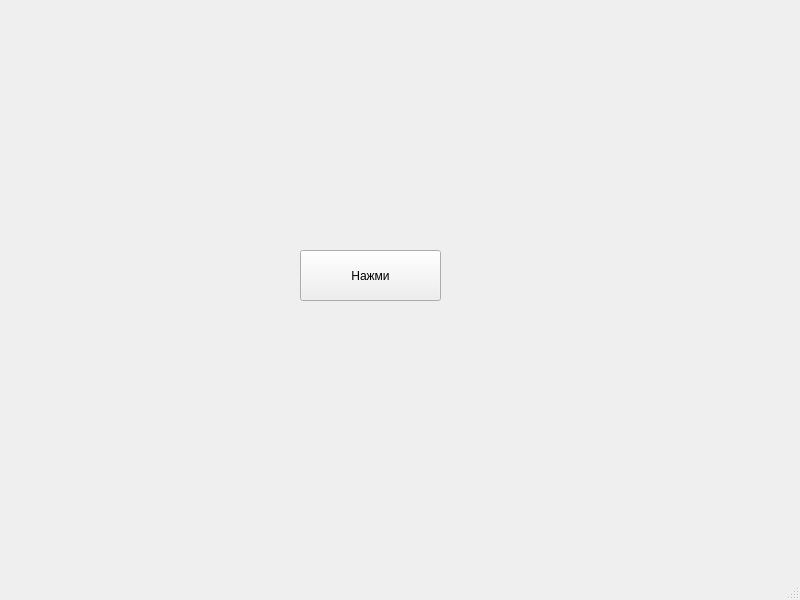
<?xml version="1.0" encoding="UTF-8"?>
<ui version="4.0">
 <class>Kryjochki</class>
 <widget class="QMainWindow" name="Kryjochki">
  <property name="geometry">
   <rect>
    <x>0</x>
    <y>0</y>
    <width>800</width>
    <height>600</height>
   </rect>
  </property>
  <property name="windowTitle">
   <string>MainWindow</string>
  </property>
  <property name="dockNestingEnabled">
   <bool>true</bool>
  </property>
  <widget class="QWidget" name="centralwidget">
   <widget class="QPushButton" name="pushButton">
    <property name="geometry">
     <rect>
      <x>300</x>
      <y>250</y>
      <width>141</width>
      <height>51</height>
     </rect>
    </property>
    <property name="text">
     <string>Нажми</string>
    </property>
   </widget>
  </widget>
  <widget class="QMenuBar" name="menubar">
   <property name="geometry">
    <rect>
     <x>0</x>
     <y>0</y>
     <width>800</width>
     <height>21</height>
    </rect>
   </property>
  </widget>
  <widget class="QStatusBar" name="statusbar"/>
 </widget>
 <resources/>
 <connections/>
</ui>
